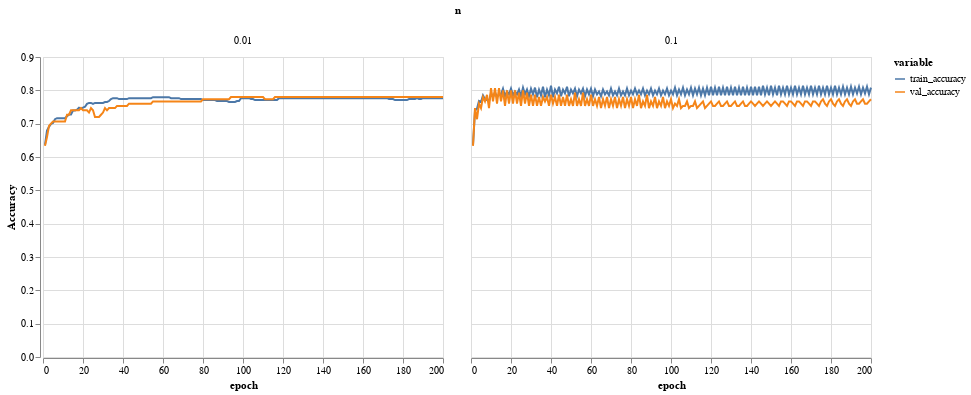

Write notebook code for a chart like this one.
### Code cell
source = results.reset_index().drop(['seed','test_size','val_size'],axis=1).melt(id_vars=['epoch','n'])

alt.Chart(source).mark_line().encode(
    x='epoch',
    y=alt.Y('value',title='Accuracy'),
    color='variable',
    column='n'
)

### Figure 1 — Vega-Lite specification as saved in the notebook (floating-point values rounded to 4 significant figures; data arrays with more than 128 entries replaced by an {"elided": "..."} marker saying what was removed)
{"config": {"view": {"continuousWidth": 400, "continuousHeight": 300}}, "data": {"name": "data-c33bb07f556da77bb12bab2e95011801"}, "mark": "line", "encoding": {"color": {"type": "nominal", "field": "variable"}, "column": {"type": "quantitative", "field": "n"}, "x": {"type": "quantitative", "field": "epoch"}, "y": {"type": "quantitative", "field": "value", "title": "Accuracy"}}, "$schema": "https://vega.github.io/schema/vega-lite/v4.8.1.json", "datasets": {"data-c33bb07f556da77bb12bab2e95011801": {"elided": "800 records"}}}
